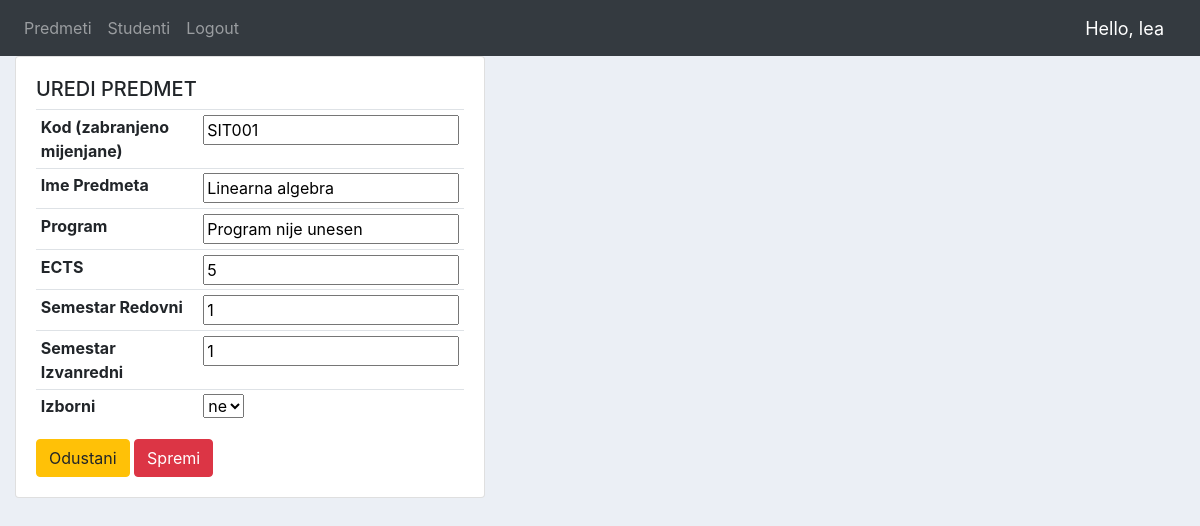
Page /predmet_uredi/SIT001/ (signed in) on the earlier database version.
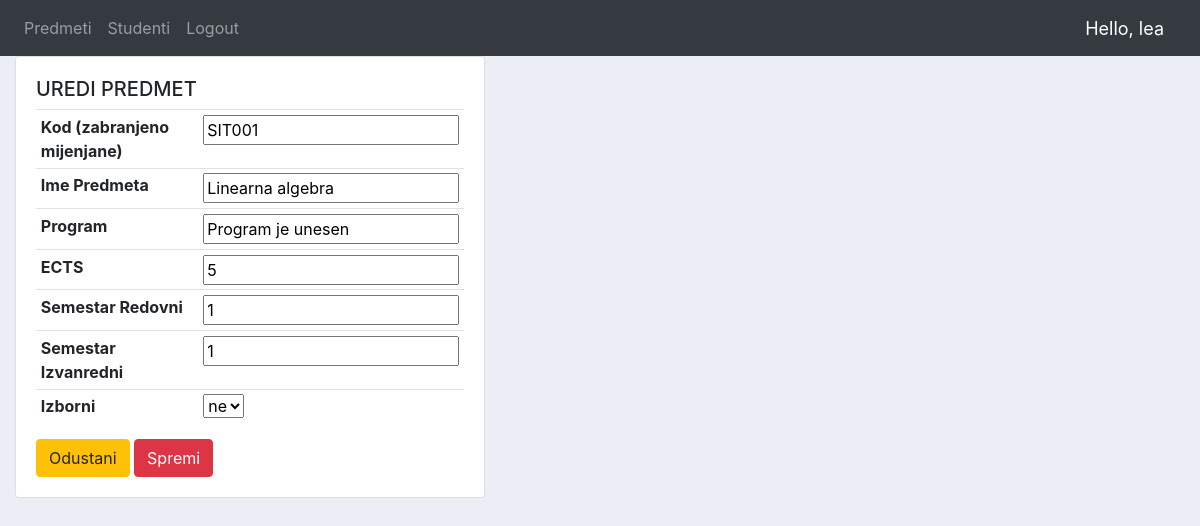
Same page on the later database version.
### mentorski/models.py (models this page shows, shortened)
class Predmeti(models.Model):
    ime = models.CharField(max_length=255, unique=True)
    kod = models.CharField(max_length=16, primary_key=True, unique=True )
    program = models.CharField(max_length=225)
    ECTS = models.IntegerField()
    sem_redovni = models.IntegerField()
    sem_izvanredni = models.IntegerField()
    DA = 'da'
    NE = 'ne'
    IZBORNI=(
        (DA, _('da')),
        (NE, _('ne')),
    )
    izborni = models.CharField(_('izborni'), default=NE, choices=IZBORNI, max_length=10)

### mentorski/decorators.py (the view)
		def wrapper_func(request, *args, **kwargs):
			group = None
			if request.user.id == None:
				return HttpResponse('You are not authorized to view this page')
			if request.user:
				group = request.user.role
			if group in allowed_roles:
				return view_func(request, *args, **kwargs)
			else:
				return HttpResponse('You are not authorized to view this page')

### mentorski/forms.py
class PredmetForm(ModelForm):
    class Meta:
        model = Predmeti
        fields = '__all__'

### mentorski/views.py (called while the page is built)
@allowed_users(allowed_roles=["mentor"])
def predmetUredi(request,pk):
	predmet = Predmeti.objects.get(kod=pk)
	form = PredmetForm(instance=predmet)
	if request.method == 'POST':
		form = PredmetForm(request.POST, instance=predmet)
		if form.is_valid():
			form.save()
			return redirect('predmeti')
	context = {'form':form}
	return render(request, 'predmet_uredi.html', context)

### templates/predmet_uredi.html (shortened to what this page needs)
{%  extends 'main.html' %}
{% load static %}
{% block content %}
<div class="row">
	<div class="col-md-5">
		<div class="card card-body">
            <h5>UREDI PREDMET</h5>
			<form action="" method="POST">
                <table class="table table-sm">
                    <tr>
                        <th>Kod (zabranjeno mijenjane)</th>
                        <td>{{form.kod}}</td>
                    </tr>
                    <tr>
                        <th>Ime Predmeta</th>
                        <td>{{form.ime}}</td>
                    </tr>
                    <tr>
                        <th>Program</th>
                        <td>{{form.program}}</td>
                    </tr>
                    <tr>
                        <th>ECTS</th>
                        <td>{{form.ECTS}}</td>
                    </tr>
                    <tr>
                        <th>Semestar Redovni</th>
                        <td>{{form.sem_redovni}}</td>
                    </tr>
                    <tr>
                        <th>Semestar Izvanredni</th>
                        <td>{{form.sem_izvanredni}}</td>
                    </tr>
                    <tr>
                        <th>Izborni</th>
                        <td>{{form.izborni}}</td>
                    </tr>
                </table>
                <a class="btn btn-warning" href="{% url 'predmeti' %}" name="Odustani">Odustani</a>
                <button class="btn btn-danger" type="submit" name="Spremi">Spremi</button>
			</form>
		</div>
	</div>
</div>
{% endblock %}

Differences in the rows shown:
changed Predmeti "SIT001": program "Program nije unesen" → "Program je unesen"
